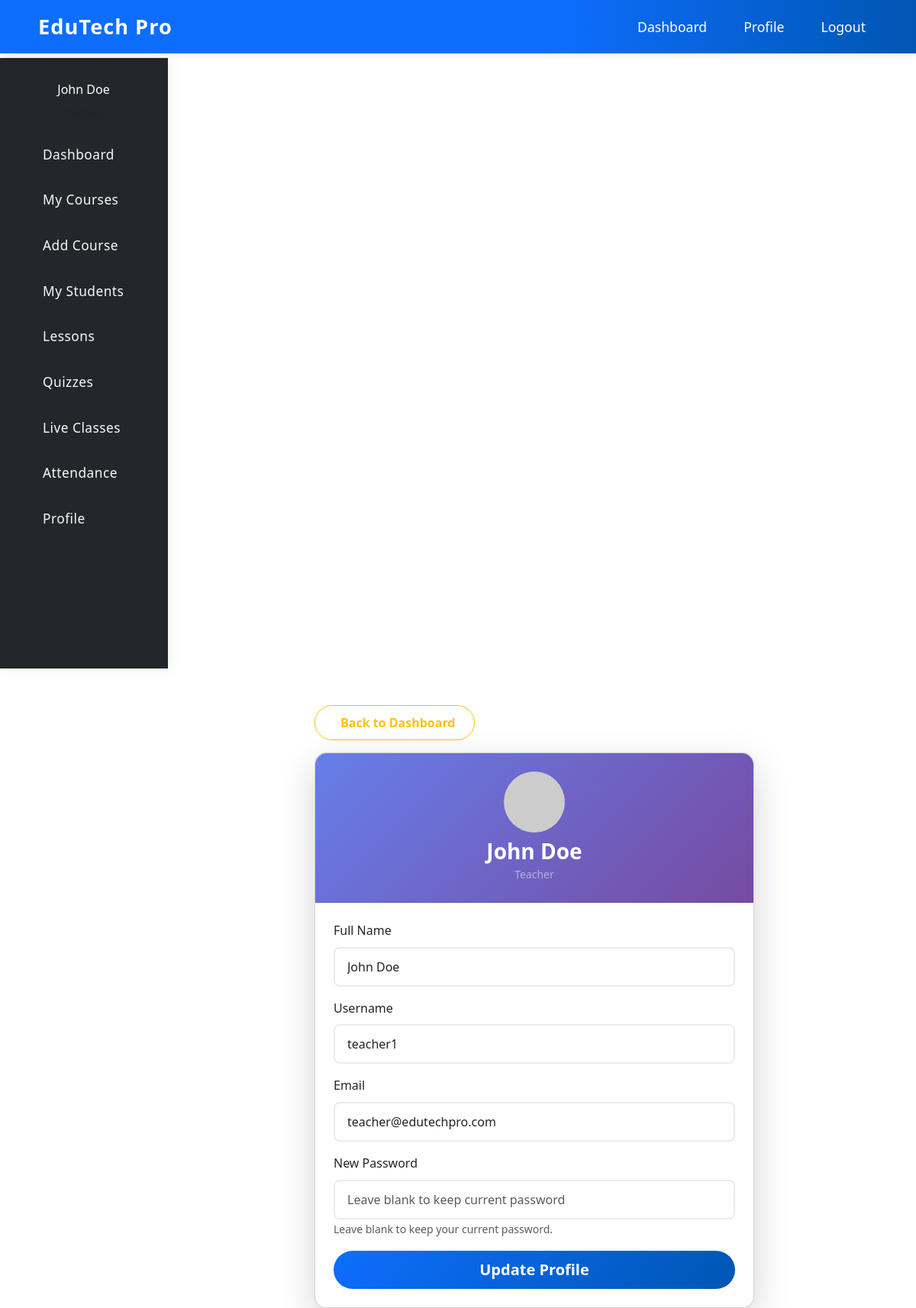
Screenshot of /teacher/profile.php (signed in) with the database file from the repository.
### tables this page shows
CREATE TABLE IF NOT EXISTS `users` (
    `id` INT AUTO_INCREMENT PRIMARY KEY,
    `google_id` VARCHAR(255) UNIQUE,
    `username` VARCHAR(50) UNIQUE,
    `email` VARCHAR(100) UNIQUE NOT NULL,
    `password` VARCHAR(255),
    `full_name` VARCHAR(100) NOT NULL,
    `role` ENUM('admin', 'teacher', 'student') NOT NULL,
    `profile_image` VARCHAR(255),
    `phone` VARCHAR(20),
    `address` TEXT,
    `status` ENUM('active', 'inactive', 'pending') DEFAULT 'active',
    `created_at` TIMESTAMP DEFAULT CURRENT_TIMESTAMP,
    `updated_at` TIMESTAMP DEFAULT CURRENT_TIMESTAMP ON UPDATE CURRENT_TIMESTAMP
);

### teacher/profile.php (the view, shortened to what this page needs)
<?php
require_once '../config/database.php';
$teacher_id = $_SESSION['teacher_id'];
$stmt = $pdo->prepare("SELECT * FROM users WHERE id = ?");
$stmt->execute([$teacher_id]);
$teacher = $stmt->fetch();
?>
<!DOCTYPE html>
<html lang="en">
<head>
    <link href="https://cdn.jsdelivr.net/npm/bootstrap@5.3.0/dist/css/bootstrap.min.css" rel="stylesheet">
    <link href="../assets/css/style.css" rel="stylesheet">
</head>
<body>
    <nav class="navbar navbar-expand-lg navbar-dark bg-primary fixed-top">
        <div class="container">
            <a class="navbar-brand fw-bold" href="dashboard.php">
                <i class="fas fa-graduation-cap me-2"></i>EduTech Pro
            </a>
            <div class="collapse navbar-collapse" id="navbarNav">
                <ul class="navbar-nav ms-auto">
                    <li class="nav-item"><a class="nav-link" href="dashboard.php">Dashboard</a></li>
                    <li class="nav-item"><a class="nav-link" href="profile.php">Profile</a></li>
                    <li class="nav-item"><a class="nav-link" href="logout.php">Logout</a></li>
                </ul>
            </div>
        </div>
    </nav>
    <div class="container-fluid" style="margin-top: 76px;">
        <div class="row">
            <nav class="col-md-3 col-lg-2 d-md-block sidebar collapse">
                <div class="position-sticky">
                    <div class="text-center mb-4">
                        <h6 class="text-white"><?php echo htmlspecialchars($teacher['full_name']); ?></h6>
                        <small class="text-muted">Teacher</small>
                    </div>
                    <ul class="nav flex-column">
                        <li class="nav-item">
                            <a class="nav-link" href="dashboard.php">
                                Dashboard
                            </a>
                        </li>
                        <li class="nav-item">
                            <a class="nav-link" href="courses.php">
                                My Courses
                            </a>
                        </li>
                        <li class="nav-item">
                            <a class="nav-link" href="create_course.php">
                                Add Course
                            </a>
                        </li>
                        <li class="nav-item">
                            <a class="nav-link" href="students.php">
                                My Students
                            </a>
                        </li>
                        <li class="nav-item">
                            <a class="nav-link" href="lessons_coming_soon.php">
                                Lessons <span class="badge bg-secondary ms-2"></span>
                            </a>
                        </li>
                        <li class="nav-item">
                            <a class="nav-link" href="quizzes_coming_soon.php">
                                Quizzes <span class="badge bg-secondary ms-2"></span>
                            </a>
                        </li>
                        <li class="nav-item">
                            <a class="nav-link" href="live_classes_coming_soon.php">
                                Live Classes <span class="badge bg-secondary ms-2"></span>
                            </a>
                        </li>
                        <li class="nav-item">
                            <a class="nav-link" href="attendance.php">
                                Attendance
                            </a>
                        </li>
                        <li class="nav-item">
                            <a class="nav-link" href="profile.php">
                                Profile
                            </a>
                        </li>
                    </ul>
                </div>
            </nav>
            <main class="col-md-9 ms-sm-auto col-lg-10 px-md-4 dashboard-main-content">
                <div class="container mt-5" style="max-width: 600px;">
                    <a href="dashboard.php" class="btn btn-outline-warning mb-3"><i class="fas fa-arrow-left me-2"></i>Back to Dashboard</a>
                    <div class="card shadow-lg">
                        <div class="card-header text-center p-4" style="background: linear-gradient(135deg, #667eea 0%, #764ba2 100%); border-radius: 15px 15px 0 0;">
                            <img src="https://ui-avatars.com/api/?name=<?php echo urlencode($teacher['full_name']); ?>&background=667eea&color=fff&size=128" class="rounded-circle mb-2" alt="Avatar">
                            <h3 class="fw-bold mb-0 text-white"><?php echo htmlspecialchars($teacher['full_name']); ?></h3>
                            <small class="text-white-50">Teacher</small>
                        </div>
                        <div class="card-body p-4">
                            <form method="POST" autocomplete="off">
                                <div class="mb-3">
                                    <label class="form-label">Full Name</label>
                                    <input type="text" name="full_name" class="form-control" value="<?php echo htmlspecialchars($teacher['full_name']); ?>" required>
                                </div>
                                <div class="mb-3">
                                    <label class="form-label">Username</label>
                                    <input type="text" class="form-control" value="<?php echo htmlspecialchars($teacher['username']); ?>" readonly>
                                </div>
                                <div class="mb-3">
                                    <label class="form-label">Email</label>
                                    <input type="email" name="email" class="form-control" value="<?php echo htmlspecialchars($teacher['email']); ?>" required>
                                </div>
                                <div class="mb-3">
                                    <label class="form-label">New Password</label>
                                    <input type="password" name="password" class="form-control" placeholder="Leave blank to keep current password">
                                    <small class="form-text text-muted">Leave blank to keep your current password.</small>
                                </div>
                                <div class="d-grid gap-2">
                                    <button type="submit" class="btn btn-primary btn-lg">Update Profile</button>
                                </div>
                            </form>
                        </div>
                    </div>
                </div>
            </main>
        </div>
    </div>
</body>
</html>

### assets/css/style.css (style rules this page uses)
:root { --primary-color: #0d6efd; --secondary-color: #6c757d; --success-color: #198754; --warning-color: #ffc107; --danger-color: #dc3545; --light-color: #f8f9fa; --dark-color: #212529; }
* { margin: 0; padding: 0; box-sizing: border-box; }
body { font-family: 'Segoe UI', Tahoma, Geneva, Verdana, sans-serif; line-height: 1.6; color: var(--dark-color); padding-top: 76px; }
.card { transition: transform 0.3s ease, box-shadow 0.3s ease; border-radius: 15px; }
.btn { border-radius: 25px; padding: 10px 25px; font-weight: 600; transition: all 0.3s ease; }
.btn-primary { background: linear-gradient(135deg, var(--primary-color), #0056b3); border: none; }
.navbar { background: linear-gradient(90deg, #0d6efd 60%, #0056b3 100%) !important; box-shadow: 0 2px 10px rgba(0,0,0,0.08); }
.navbar .navbar-brand { font-weight: 700; font-size: 1.7rem; color: #fff !important; letter-spacing: 1px; }
.navbar .nav-link, .navbar .dropdown-toggle { color: #fff !important; font-size: 1.1rem; margin-left: 1rem; margin-right: 1rem; transition: color 0.2s; }
body { padding-top: 76px; }
.sidebar { background: #23272b !important; color: #f8f9fa; box-shadow: 2px 0 16px rgba(0,0,0,0.08); border-top: none !important; border-right: 1px solid #222831; margin-top: 0 !important; border-top-left-radius: 0 !important; border-top-right-radius: 0 !important; top: 0; position: sticky; height: 100vh; z-index: 1029; display: flex; flex-direction: column; min-width: 220px; padding: 2rem 1rem 1rem 1rem; }
.sidebar .text-center { margin-top: 0 !important; margin-bottom: 2rem !important; }
.sidebar .nav-link { color: #f8f9fa !important; background: transparent; padding: 0.75rem 1.25rem; border-radius: 8px; margin-bottom: 0.5rem; font-size: 1.08rem; font-weight: 500; letter-spacing: 0.5px; transition: background 0.2s, color 0.2s, box-shadow 0.2s; display: flex; align-items: center; gap: 0.75rem; }
.form-control { border-radius: 8px; border: 2px solid #e9ecef; padding: 0.75rem 1rem; transition: all 0.3s ease; }
.container-fluid, .row, main { margin-top: 0 !important; }
.dashboard-main-content { margin-top: 0 !important; }
.sidebar .text-center { margin-top: 0 !important; margin-bottom: 1rem !important; }

### rows the page displays
users: full_name "John Doe", username "teacher1", email "teacher@edutechpro.com"
